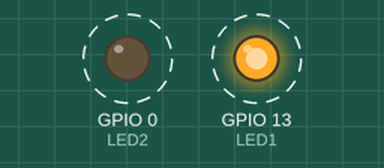
This sketch was run on a simulated ESP32. Shown: output pins drawn as LEDs (lit = HIGH). Dashed ring = blinking.

Above: at 0.4 s.
Timing chart, 0 to 3.7 s (numbered marks = the images above):
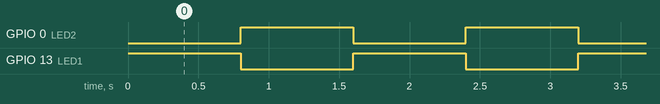

Measured:
- by itself, GPIO 0 (LED2), GPIO 13 (LED1): alternates HIGH for 0.80 s and LOW for 0.80 s

The sketch:

esp32.ino
```cpp
#define LED1 13    // 첫 번째 LED 핀
#define LED2 0    // 두 번째 LED 핀

//설정
void setup() {
  pinMode(LED1, OUTPUT);
  pinMode(LED2, OUTPUT);
}

void loop() {
  digitalWrite(LED1, HIGH);  // LED1 켬
  digitalWrite(LED2, LOW);   // LED2 끔
  delay(800);

  digitalWrite(LED1, LOW);   // LED1 끔
  digitalWrite(LED2, HIGH);  // LED2 켬
  delay(800);
}
```
